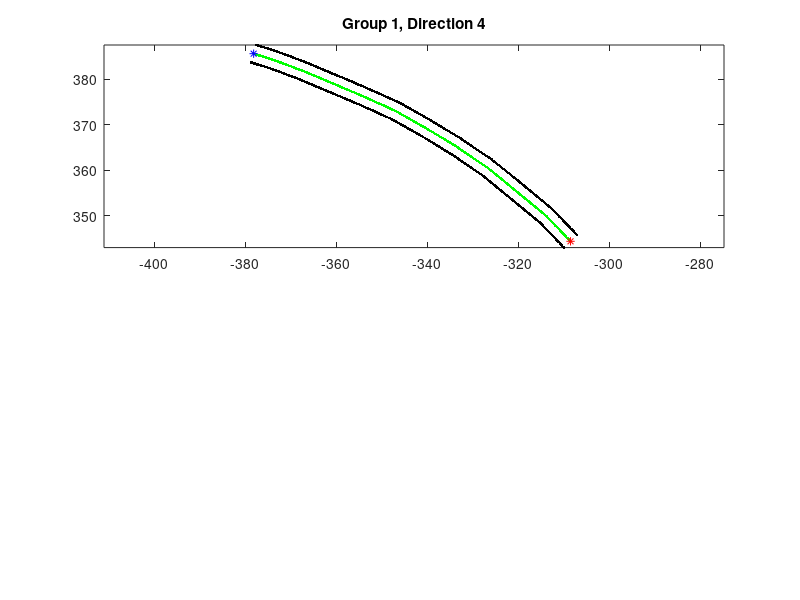

Write the MATLAB code that produced this figure. (Note: this script raises an error after producing the figure.)
% TEST_6.m
% T cross merge algorithm
% use virtual data to merge T cross road
%
% use four configure points to describe a T cross
%           A                B
%           *                *
%                .        .
%                     *O
%                     .
%
%                     *
%                     C
%
%
% and all possible roads are
%    A -> O -> B or B -> O -> A    ---- 1 or 2
%    A -> O -> C or C -> O -> A    ---- 3 or 4
%    B -> O -> C or C -> O -> B    ---- 5 or 6
%
% only one full possible road is valid, which means cars cannot start
% from the middle of these roads
%
% need to save 6 data group for each direction and reverse direction
%
%

clear variables; clc;

clf(figure(326))
clf(figure(325))

num_of_db_groups = 6;

%% load source data
% cfg_pnts             % 4x2 (x, y)
% num_of_cfg_pnts = 4
% ref_cfg_pnts         % .x | .y
                       % 4 points O A B C
% ref_pnt              % .x | .y
% theta
% xlimits              % rotated x limitation of each direction
% 
load('ref_data.mat');

% num_of_valid_group = 17
% valid_group_* [1~17]
% *.left.x *.left.y *.right.x *.right.y *.gps.x *.gps.y
load('valid_group_data.mat');


%% direction estimation
group_index = zeros(num_of_valid_group, 1);

for ii = 1:num_of_valid_group
    eval(['valid_group_data = valid_group_' num2str(ii) ';']); 
    
    % start point nearest cfg point
    tmp_ones = ones(num_of_cfg_pnts - 1, 2);
    tmp_ones(:, 1) = tmp_ones(:, 1) * valid_group_data.gps.x(1);
    tmp_ones(:, 2) = tmp_ones(:, 2) * valid_group_data.gps.y(1);
    tmp_dist = tmp_ones - cfg_pnts(2:end, :);
    tmp_dist = tmp_dist .* tmp_dist;
    dist = tmp_dist(:, 1) + tmp_dist(:, 2);
    [~, st_ind] = min(dist);
    
    % end point nearest cfg point
    tmp_ones = ones(num_of_cfg_pnts - 1, 2);
    tmp_ones(:, 1) = tmp_ones(:, 1) * valid_group_data.gps.x(end);
    tmp_ones(:, 2) = tmp_ones(:, 2) * valid_group_data.gps.y(end);
    tmp_dist = tmp_ones - cfg_pnts(2:end, :);
    tmp_dist = tmp_dist .* tmp_dist;
    dist = tmp_dist(:, 1) + tmp_dist(:, 2);
    [~, ed_ind] = min(dist);
    
    % data group index
    if st_ind == ed_ind
        fprintf('valid_group_%d\n', ii);
    else
        if st_ind == 1 && ed_ind == 2 % AB
            group_index(ii) = 2;
        elseif st_ind == 2 && ed_ind == 1 % BA
            group_index(ii) = 1;
        elseif st_ind == 1 && ed_ind == 3 % AC
            group_index(ii) = 4;
        elseif st_ind == 3 && ed_ind == 1 % CA
            group_index(ii) = 3;
        elseif st_ind == 2 && ed_ind == 3 % BC
            group_index(ii) = 6;
        elseif st_ind == 3 && ed_ind == 2 % CB
            group_index(ii) = 5;
        else
            fprintf('invalid start and end matched index\n');
        end
    end
end


%% merge the same group
group_data = struct('left', struct('x', [], 'y', []), ...
    'right', struct('x', [], 'y', []));

for ii = 1:num_of_db_groups
    group_data(ii).left = [];
    group_data(ii).right = [];
end

new_group_data = group_data;

for ii = 1:num_of_valid_group
    eval(['valid_group_data = valid_group_' num2str(ii) ';']);
    
    % plot the data
    figure(326)
    subplot(2, 1, 1)
    plot(valid_group_data.gps.x, valid_group_data.gps.y, 'g.', ...
        valid_group_data.gps.x(1), valid_group_data.gps.y(1), 'r*', ...
        valid_group_data.gps.x(end), valid_group_data.gps.y(end), 'b*', ...
        valid_group_data.left.x, valid_group_data.left.y, 'k.', ...
        valid_group_data.right.x, valid_group_data.right.y, 'k.');
    axis equal;
    title(['Group ' num2str(ii), ', Direction ' num2str(group_index(ii))]);
    
    % for reverse direction, change left/right order
    if mod(group_index(ii), 2) == 0
        rot_data_left = rotateLine(valid_group_data.right, ...
            -theta(floor((group_index(ii) + 1) / 2)));
        rot_data_right = rotateLine(valid_group_data.left, ...
            -theta(floor((group_index(ii) + 1) / 2)));
    else
        rot_data_left = rotateLine(valid_group_data.left, ...
            -theta(floor((group_index(ii) + 1) / 2)));
        rot_data_right = rotateLine(valid_group_data.right, ...
            -theta(floor((group_index(ii) + 1) / 2)));
    end
    
    % x resample limits
    index = mod(group_index(ii), 2) * (group_index(ii):group_index(ii) + 1) + ...
        (1 - mod(group_index(ii), 2)) * (group_index(ii) - 1:group_index(ii));
    tmpx = linspace(xlimits.x(index(1)), xlimits.x(index(2)), 1000)';
    
    lfhdl = fit(rot_data_left.x, rot_data_left.y, 'poly9');
    tmply = feval(lfhdl, tmpx);
    rfhdl = fit(rot_data_right.x, rot_data_right.y, 'poly9');
    tmpry = feval(rfhdl, tmpx);
    
    if isempty(group_data(group_index(ii)).left)
        group_data(group_index(ii)).left.x = tmpx;
        group_data(group_index(ii)).left.y = tmply;
        group_data(group_index(ii)).right.x = tmpx;
        group_data(group_index(ii)).right.y = tmpry;
    else
        group_data(group_index(ii)).left.y = 0.5 * group_data(group_index(ii)).left.y + ...
            0.5 * tmply;
        group_data(group_index(ii)).right.y = 0.5 * group_data(group_index(ii)).right.y + ...
            0.5 * tmpry;
    end
    
    figure(326)
    subplot(2, 1, 2)
    plot(rot_data_left.x, rot_data_left.y, 'k.', ...
        rot_data_right.x, rot_data_right.y, 'k.', ...
        tmpx, tmply, 'r.', tmpx, tmpry, 'b.'); axis equal
    title(['Group ' num2str(ii), ', Direction ' num2str(group_index(ii))]);
    
    pause(0.1);
end


%% merge new group data to output T cross

% merge the same direction
num_of_directions = num_of_db_groups / 2;

output_group_data = struct('lines', struct('x', [], 'y', []));

for ii = 1:num_of_directions
    output_group_data(ii).lines = [];
    
    if ~isempty(group_data(2 * ii - 1).left) && ...
            ~isempty(group_data(2 * ii).left)
        num_of_pnts = length(group_data(2 * ii - 1).left.x);
        
        dl1r2 = sum(group_data(2 * ii - 1).left.y - ...
            group_data(2 * ii).right.y);
        dr1l2 = sum(group_data(2 * ii - 1).right.y - ...
            group_data(2 * ii).left.y);
        if abs(dl1r2) < abs(dr1l2)
            % 2nd line
            output_group_data(ii).lines(2).x = group_data(2 * ii).left.x;
            output_group_data(ii).lines(2).y = 0.5 * group_data(2*ii).right.y + ...
                0.5 * group_data(2*ii - 1).left.y;
            
            dr2 = output_group_data(ii).lines(2).y - group_data(2*ii).right.y;
            dl1 = output_group_data(ii).lines(2).y - group_data(2*ii - 1).left.y;
            
            % 1st line
            output_group_data(ii).lines(1).x = group_data(2 * ii).left.x;
            output_group_data(ii).lines(1).y = group_data(2 * ii).left.y + dr2;
            
            % 3rd line
            output_group_data(ii).lines(3).x = group_data(2 * ii).left.x;
            output_group_data(ii).lines(3).y = group_data(2 * ii - 1).right.y + dl1;
        else
            % 2nd line
            output_group_data(ii).lines(2).x = group_data(2 * ii).left.x;
            output_group_data(ii).lines(2).y = 0.5 * group_data(2*ii- 1).right.y + ...
                0.5 * group_data(2*ii).left.y;
            
            dr1 = output_group_data(ii).lines(2).y - group_data(2*ii - 1).right.y;
            dl2 = output_group_data(ii).lines(2).y - group_data(2*ii).left.y;
            
            % 1st line
            output_group_data(ii).lines(1).x = group_data(2 * ii).left.x;
            output_group_data(ii).lines(1).y = group_data(2 * ii - 1).left.y + dr1;
            
            % 3rd line
            output_group_data(ii).lines(3).x = group_data(2 * ii).left.x;
            output_group_data(ii).lines(3).y = group_data(2 * ii).right.y + dl2;
        end
    else
        % backward direction
        if ~isempty(group_data(2*ii-1).left)
            
            % 1st line
            output_group_data(ii).lines(1).x = [];
            output_group_data(ii).lines(1).y = [];
            
            % 1nd line
            output_group_data(ii).lines(2).x = group_data(2*ii-1).left.x;
            output_group_data(ii).lines(2).y = group_data(2*ii-1).left.y;
            
            % 2rd line
            output_group_data(ii).lines(3).x = group_data(2*ii-1).right.x;
            output_group_data(ii).lines(3).y = group_data(2*ii-1).right.y;
            
        % foreward direction
        else
            
            % 1st line
            output_group_data(ii).lines(1).x = group_data(2*ii).left.x;
            output_group_data(ii).lines(1).y = group_data(2*ii).left.y;
            
            % 2nd line
            output_group_data(ii).lines(2).x = group_data(2*ii).right.x;
            output_group_data(ii).lines(2).y = group_data(2*ii).right.y;
            
            % 3rd line
            output_group_data(ii).lines(3).x = [];
            output_group_data(ii).lines(3).y = [];
            
        end
    end
    
end


%% rotate back
% for ii = 1:num_of_db_groups
%     if ~isempty(group_data(ii).left)
%         new_group_data(ii).left = rotateLine(group_data(ii).left, ...
%             theta(floor((ii + 1) / 2)));
%         new_group_data(ii).right = rotateLine(group_data(ii).right, ...
%             theta(floor((ii + 1) / 2)));
%         
%         figure(325)
%         plot(new_group_data(ii).left.x, new_group_data(ii).left.y, ...
%             new_group_data(ii).right.x, new_group_data(ii).right.y);
%         hold on; axis equal;
%     end
% end
% figure(325)
% plot(cfg_pnts(:, 1), cfg_pnts(:, 2), 'g*');
% hold off;


%% rotate back output data and plot out
output_data = struct('lines', struct('x', [], 'y', []));
for ii = 1:num_of_directions
    num_of_lines = length(output_group_data(ii).lines);
    for jj = 1:num_of_lines
        if ~isempty(output_group_data(ii).lines(jj).x)
            output_data(ii).lines(jj) = rotateLine(output_group_data(ii).lines(jj), ...
                theta(ii));
            
            figure(325)
            plot(output_data(ii).lines(jj).x, ...
                output_data(ii).lines(jj).y);
            hold on; axis equal;
        else
            output_data(ii).lines(jj).x = [];
            output_data(ii).lines(jj).y = [];
        end
    end
end
figure(325)
plot(cfg_pnts(:, 1), cfg_pnts(:, 2), 'g*');
hold off;


%% find nearest point to center pointoutput_data_segs = struct('lines', struct('x', 0.0, 'y', 0.0));
half_index = [1, 2; 1, 3; 2, 3];
segs_index = [1; 1; 1];
output_data_segs = struct('lines', struct('x', [], 'y', []));
for ii = 1:num_of_directions
    num_of_lines = length(output_data(ii).lines);
    for jj = 1:num_of_lines
        if ~isempty(output_data(ii).lines(jj).x)
            
            % find closest point on line
            num_of_pnts = length(output_data(ii).lines(jj).x);
            tmp_ones = ones(num_of_pnts, 2);
            tmp_ones(:, 1) = tmp_ones(:, 1) * cfg_pnts(1, 1);
            tmp_ones(:, 2) = tmp_ones(:, 2) * cfg_pnts(1, 2);
            
            tmp_dist = [tmp_ones(:, 1) - output_data(ii).lines(jj).x, ...
                tmp_ones(:, 2) - output_data(ii).lines(jj).y];
            tmp_dist = tmp_dist .* tmp_dist;
            dist = tmp_dist(:, 1) + tmp_dist(:, 2);
            [~, minind] = min(dist);
            
            figure(325)
            plot(output_data(ii).lines(jj).x, ...
                output_data(ii).lines(jj).y, ...
                output_data(ii).lines(jj).x(minind), ...
                output_data(ii).lines(jj).y(minind), 'go');
            hold on; axis equal;
            
            % extract direction data
            output_data_segs(half_index(ii, 1)).lines(segs_index(half_index(ii, 1))).x = ...
                output_data(ii).lines(jj).x(1:minind);
            output_data_segs(half_index(ii, 1)).lines(segs_index(half_index(ii, 1))).y = ...
                output_data(ii).lines(jj).y(1:minind);
            segs_index(half_index(ii, 1)) = segs_index(half_index(ii, 1)) + 1;
            
            output_data_segs(half_index(ii, 2)).lines(segs_index(half_index(ii, 2))).x = ...
                output_data(ii).lines(jj).x(minind+1:end);
            output_data_segs(half_index(ii, 2)).lines(segs_index(half_index(ii, 2))).y = ...
                output_data(ii).lines(jj).y(minind+1:end);
            segs_index(half_index(ii, 2)) = segs_index(half_index(ii, 2)) + 1;
            
            
        else
            output_data_segs(half_index(ii, 1)).lines(segs_index(half_index(ii, 1))).x = [];
            output_data_segs(half_index(ii, 1)).lines(segs_index(half_index(ii, 1))).y = [];
            segs_index(half_index(ii, 1)) = segs_index(half_index(ii, 1)) + 1;
            
            output_data_segs(half_index(ii, 2)).lines(segs_index(half_index(ii, 2))).x = [];
            output_data_segs(half_index(ii, 2)).lines(segs_index(half_index(ii, 2))).y = [];
            segs_index(half_index(ii, 2)) = segs_index(half_index(ii, 2)) + 1;
        end
    end
end
figure(325)
plot(cfg_pnts(:, 1), cfg_pnts(:, 2), 'g*');
hold off;


%% plot output segs data

color = ['r'; 'g'; 'b'; 'k'; 'm'; 'c'];
for ii = 1:num_of_directions
    num_of_lines = length(output_data_segs(ii).lines);
    for jj = 1:num_of_lines
        if ~isempty(output_data_segs(ii).lines(jj).x)
            
            figure(325)
            plot(output_data_segs(ii).lines(jj).x, ...
                output_data_segs(ii).lines(jj).y, color(jj));
            hold on; axis equal;
        end
    end
end
figure(325)
plot(cfg_pnts(:, 1), cfg_pnts(:, 2), 'g*');
hold off;


%% merge same direction lines
% suppose there is tree lines

theta_ABCO = zeros(num_of_directions, 1);
% AO direction
theta_ABCO(1) = atan2(cfg_pnts(1, 2) - cfg_pnts(2, 2), cfg_pnts(1, 1) - cfg_pnts(2, 1));
% BO direction
theta_ABCO(2) = atan2(cfg_pnts(1, 2) - cfg_pnts(3, 2), cfg_pnts(1, 1) - cfg_pnts(3, 1));
% CO direction
theta_ABCO(3) = atan2(cfg_pnts(1, 2) - cfg_pnts(4, 2), cfg_pnts(1, 1) - cfg_pnts(4, 1));

rot_output_minx = Inf * ones(num_of_directions, num_of_db_groups);
rot_output_maxx = -Inf * ones(num_of_directions, num_of_db_groups);
rot_output_data_segs = struct('lines', struct('x', [], 'y', []));
% rotate along direction to center
for ii = 1:num_of_directions
    num_of_lines = length(output_data_segs(ii).lines);
    for jj = 1:num_of_lines
        if ~isempty(output_data_segs(ii).lines(jj).x)
            
            valid_line(1) = 1;
            rot_output_data_segs(ii).lines(jj) = ...
                rotateLine(output_data_segs(ii).lines(jj), -theta_ABCO(ii));
            
            rot_output_minx(ii, jj) = min(rot_output_data_segs(ii).lines(jj).x);
            rot_output_maxx(ii, jj) = max(rot_output_data_segs(ii).lines(jj).x);
        else
            rot_output_data_segs(ii).lines(jj).x = [];
            rot_output_data_segs(ii).lines(jj).y = [];
        end
    end
end

% resample and merge
merge_relations = [4, 5, 6; 6, 5, 4; 4, 5, 6;];
is_merged = zeros(num_of_directions, 3);
diff_y = struct('lines', struct('y1', [], 'y2', []));
rot_out_data_segs_merged = struct('lines', struct('x', [], 'y', []));
for ii = 1:num_of_directions
    minx = max(rot_output_minx(ii, (rot_output_minx(ii, :) ~= Inf)));
    maxx = min(rot_output_maxx(ii, (rot_output_maxx(ii, :) ~= -Inf)));
    tmpx = linspace(minx, maxx, 500)';
    
    num_of_lines = length(rot_output_data_segs(ii).lines);
    for jj = 1:3 % three lines
        if ~isempty(rot_output_data_segs(ii).lines(jj).x) && ...
                ~isempty(rot_output_data_segs(ii).lines(merge_relations(ii, jj)).x)
            
            fitline1 = fit(rot_output_data_segs(ii).lines(jj).x, ...
                rot_output_data_segs(ii).lines(jj).y, 'poly9');
            tmpline1y = feval(fitline1, tmpx);
            fitline2 = fit(rot_output_data_segs(ii).lines(merge_relations(ii, jj)).x, ...
                rot_output_data_segs(ii).lines(merge_relations(ii, jj)).y, 'poly9');
            tmpline2y = feval(fitline2, tmpx);
            
            tmpy = 0.5 * tmpline1y + 0.5 * tmpline2y;
            
            diff_y(ii).lines(jj).y1 = tmpy - tmpline1y;
            diff_y(ii).lines(jj).y2 = tmpy - tmpline2y;
            
            is_merged(ii, jj) = 1;
            
            rot_out_data_segs_merged(ii).lines(jj).x = tmpx;
            rot_out_data_segs_merged(ii).lines(jj).y = tmpy;
        elseif ~isempty(rot_output_data_segs(ii).lines(jj).x)
            
            fitline1 = fit(rot_output_data_segs(ii).lines(jj).x, ...
                rot_output_data_segs(ii).lines(jj).y, 'poly9');
            tmpy = feval(fitline1, tmpx);
            
            rot_out_data_segs_merged(ii).lines(jj).x = tmpx;
            rot_out_data_segs_merged(ii).lines(jj).y = tmpy;
        elseif ~isempty(rot_output_data_segs(ii).lines(merge_relations(ii, jj)).x)
            
            fitline2 = fit(rot_output_data_segs(ii).lines(merge_relations(ii, jj)).x, ...
                rot_output_data_segs(ii).lines(merge_relations(ii, jj)).y, 'poly9');
            tmpy = feval(fitline2, tmpx);
            
            rot_out_data_segs_merged(ii).lines(jj).x = tmpx;
            rot_out_data_segs_merged(ii).lines(jj).y = tmpy;
        end
    end
end

% adjust unmerged
% for ii = 1:num_of_directions
%     for jj = 1:3 % three lines
%         if is_merged(ii, jj) == 0 && sum(is_merged(ii, :), 2) > 0 
%             
%         end
%     end
% end


rot_out_data_segs_merged(1).lines(3).y = rot_out_data_segs_merged(1).lines(3).y + ...
    diff_y(1).lines(2).y2;

rot_out_data_segs_merged(2).lines(1).y = rot_out_data_segs_merged(2).lines(1).y + ...
    diff_y(2).lines(2).y1;
rot_out_data_segs_merged(2).lines(3).y = rot_out_data_segs_merged(2).lines(3).y + ...
    diff_y(2).lines(2).y2;

rot_out_data_segs_merged(3).lines(3).y = rot_out_data_segs_merged(3).lines(3).y + ...
    diff_y(3).lines(2).y1;


% output data - rotate back
out_data_segs_merged = struct('lines', struct('x', 0.0, 'y', 0.0));
for ii = 1:num_of_directions
    num_of_lines = length(rot_out_data_segs_merged(ii).lines);
    for jj = 1:num_of_lines
        if ~isempty(rot_out_data_segs_merged(ii).lines(jj).x)
            
            out_data_segs_merged(ii).lines(jj) = rotateLine(rot_out_data_segs_merged(ii).lines(jj), ...
                theta_ABCO(ii));
        end
    end
end


%% plot output T cross data
color = ['r'; 'g'; 'b'; 'k'; 'm'; 'c'];
for ii = 1:num_of_directions
    num_of_lines = length(out_data_segs_merged(ii).lines);
    for jj = 1:num_of_lines
        if ~isempty(out_data_segs_merged(ii).lines(jj).x)
            
            figure(325)
            plot(...
                out_data_segs_merged(ii).lines(jj).x, ...
                out_data_segs_merged(ii).lines(jj).y, color(jj));
            hold on; axis equal;
        end
    end
end
figure(325)
plot(cfg_pnts(:, 1), cfg_pnts(:, 2), 'g*');
hold off;


%% fit data to get better result
output_ref_gps = struct('x', 0.0, 'y', 0.0);

% AC left most
num1 = length(out_data_segs_merged(1).lines(3).x);
num2 = length(out_data_segs_merged(3).lines(3).x);
line.x = zeros(num1 + num2, 1);
line.y = zeros(num1 + num2, 1);
line.x(1:num1) = out_data_segs_merged(1).lines(3).x;
line.x(num1+1:end) = flip(out_data_segs_merged(3).lines(3).x);
line.y(1:num1) = out_data_segs_merged(1).lines(3).y;
line.y(num1+1:end) = flip(out_data_segs_merged(3).lines(3).y);

rot_line = rotateLine(line, -theta(2));

minx = min(rot_line.x);
maxx = max(rot_line.x);
line_sample.x = linspace(minx, maxx, 1000)';

fitline1 = fit(rot_line.x, rot_line.y, 'poly9');
line_sample.y = feval(fitline1, line_sample.x);

new_line = rotateLine(line_sample, theta(2));
output_ref_gps(1).x = new_line.x;
output_ref_gps(1).y = new_line.y;

figure(325)
plot(new_line.x, new_line.y, 'r'); hold on; axis equal;

% AB right most
num1 = length(out_data_segs_merged(1).lines(1).x);
num2 = length(out_data_segs_merged(2).lines(1).x);
line.x = zeros(num1 + num2, 1);
line.y = zeros(num1 + num2, 1);
line.x(1:num1) = out_data_segs_merged(1).lines(1).x;
line.x(num1+1:end) = flip(out_data_segs_merged(2).lines(1).x);
line.y(1:num1) = out_data_segs_merged(1).lines(1).y;
line.y(num1+1:end) = flip(out_data_segs_merged(2).lines(1).y);

rot_line = rotateLine(line, -theta(1));

minx = min(rot_line.x);
maxx = max(rot_line.x);
line_sample.x = linspace(minx, maxx, 1000)';

fitline1 = fit(rot_line.x, rot_line.y, 'poly9');
line_sample.y = feval(fitline1, line_sample.x);

new_line = rotateLine(line_sample, theta(1));
output_ref_gps(2).x = new_line.x;
output_ref_gps(2).y = new_line.y;


figure(325)
plot(new_line.x, new_line.y, 'r');

% BC right most
num1 = length(out_data_segs_merged(2).lines(3).x);
num2 = length(out_data_segs_merged(3).lines(1).x);
line.x = zeros(num1 + num2, 1);
line.y = zeros(num1 + num2, 1);
line.x(1:num1) = out_data_segs_merged(2).lines(3).x;
line.x(num1+1:end) = flip(out_data_segs_merged(3).lines(1).x);
line.y(1:num1) = out_data_segs_merged(2).lines(3).y;
line.y(num1+1:end) = flip(out_data_segs_merged(3).lines(1).y);

rot_line = rotateLine(line, -theta(3));

minx = min(rot_line.x);
maxx = max(rot_line.x);
line_sample.x = linspace(minx, maxx, 1000)';

fitline1 = fit(rot_line.x, rot_line.y, 'poly9');
line_sample.y = feval(fitline1, line_sample.x);

new_line = rotateLine(line_sample, theta(3));
output_ref_gps(3).x = new_line.x;
output_ref_gps(3).y = new_line.y;


figure(325)
plot(new_line.x, new_line.y, 'r');


plot(out_data_segs_merged(1).lines(2).x, ...
    out_data_segs_merged(1).lines(2).y, 'g', ...
    out_data_segs_merged(2).lines(2).x, ...
    out_data_segs_merged(2).lines(2).y, 'g', ...
    out_data_segs_merged(3).lines(2).x, ...
    out_data_segs_merged(3).lines(2).y, 'g');

for ii = 1:num_of_valid_group
    eval(['valid_group_data = valid_group_' num2str(ii) ';']);
    plot(valid_group_data.gps.x, valid_group_data.gps.y, 'k');
end


plot(cfg_pnts(:, 1), cfg_pnts(:, 2), 'g*');
hold off;

output_ref_gps(4).x = out_data_segs_merged(1).lines(2).x;
output_ref_gps(4).y = out_data_segs_merged(1).lines(2).y;
output_ref_gps(5).x = out_data_segs_merged(2).lines(2).x;
output_ref_gps(5).y = out_data_segs_merged(2).lines(2).y;
output_ref_gps(6).x = out_data_segs_merged(3).lines(2).x;
output_ref_gps(6).y = out_data_segs_merged(3).lines(2).y;


%% generate KML file

standPoint.lat = ref_pnt.y;
standPoint.lon = ref_pnt.x;
standPoint.alt = 0.000000;

COEFF_DD2METER = 111320.0;
PI = 3.1415926536;

% Output to kml file

fid = fopen('roadVec.kml', 'w+');
if fid > 0
    % kml file header tags: <xml>, <kml>, <Document>
    fprintf(fid, '<?xml version=\"1.0\" encoding=\"UTF-8\"?>\n<kml>\n<Document>\n');
    
    % tags: <Style>, <StyleMap>
    fprintf(fid, '    <Style id=\"greenLineStyle\"><LineStyle><color>ff00ff00</color></LineStyle></Style>\n');
    fprintf(fid, '    <StyleMap id=\"greenLine\"><Pair><key>normal</key><styleUrl>#greenLineStyle</styleUrl></Pair></StyleMap>\n');
    
    % For each line data
    numOfLines = size(output_ref_gps, 2);
    for ll = 1:numOfLines
        line.x = output_ref_gps(ll).x;
        line.y = output_ref_gps(ll).y;
        
        % tags: <Placemark>, <name>
        fprintf(fid, '    <Placemark>\n        <name>Line-%d</name>\n', ll);
        % tag: styleUrl
        fprintf(fid, '        <styleUrl>#greenLine</styleUrl>\n');
        % tag: <LineString>
        fprintf(fid, '        <LineString>\n');
        % tag: <coordinates>
        fprintf(fid, '            <coordinates>\n                ');
        
        pntNum = length(line.x);
        
        for kk = 1:pntNum
            latitude = (standPoint.lat)*PI/180;
            
            diff_x = line.x(kk) / (111413*cos(latitude)-94*cos(3*latitude));
            diff_y = line.y(kk) / COEFF_DD2METER;
            diff_z = 0.000000;
            
            outGpsPoint.lon = standPoint.lon + diff_x;
            outGpsPoint.lat = standPoint.lat + diff_y;
            outGpsPoint.alt = standPoint.alt + diff_z;
            
            fprintf(fid, '%.7f,%.7f,%f ', outGpsPoint.lon, outGpsPoint.lat, outGpsPoint.alt);
        end
        
        fprintf(fid, '\n            </coordinates>\n        </LineString>\n    </Placemark>\n');
    end
end

% End tags
fprintf(fid, '</Document>\n</kml>');

fclose(fid);
